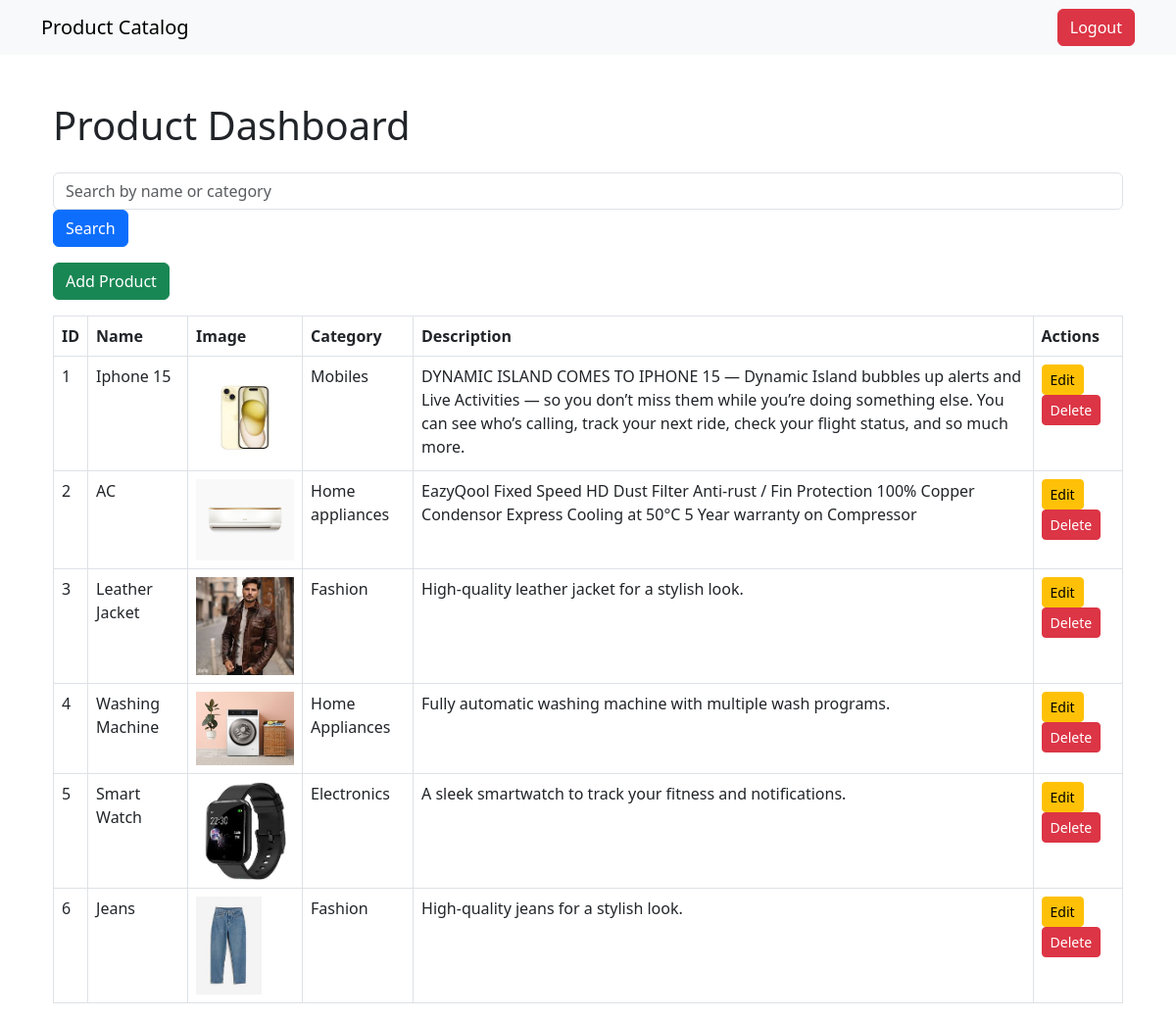
Page /catalog/dashboard/ (signed in) on the earlier database version.
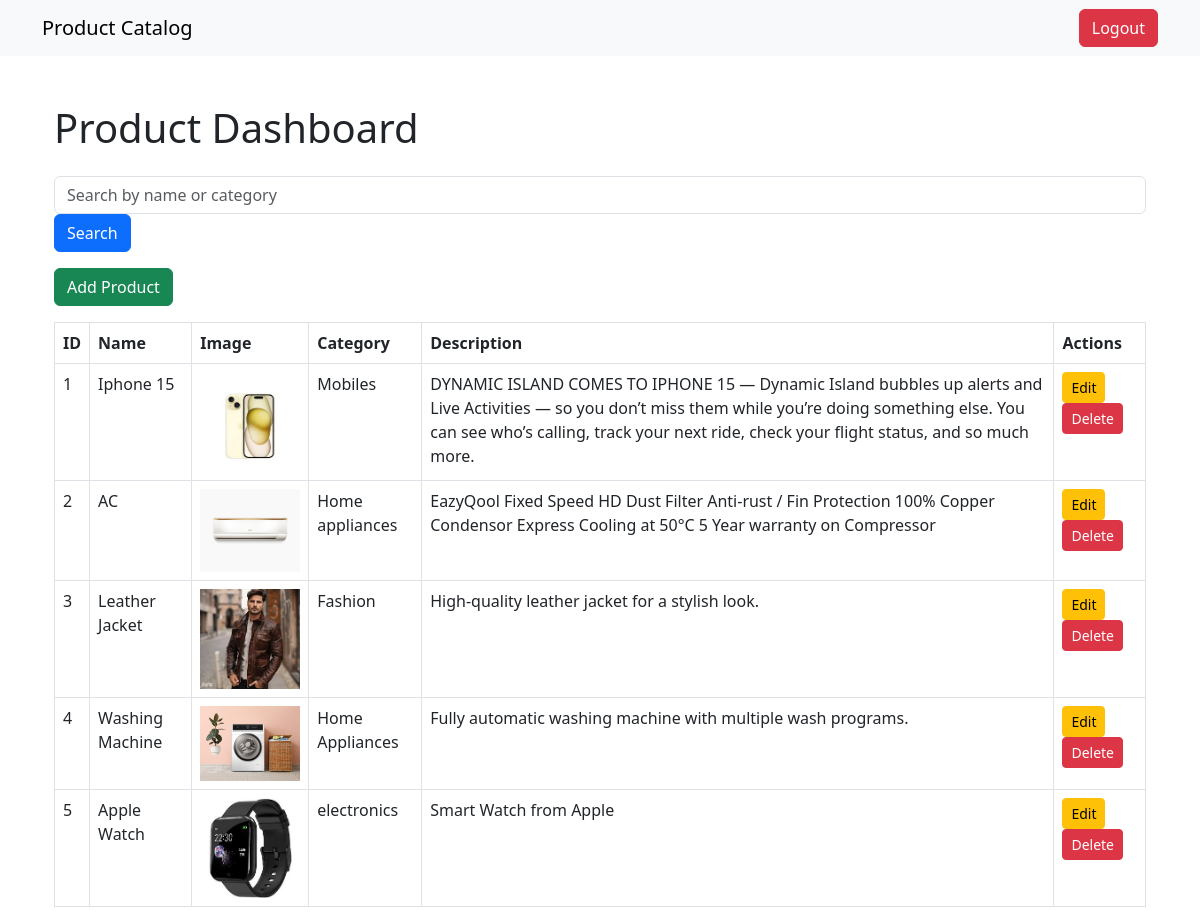
Same page on the later database version.
### catalog/models.py (models this page shows, shortened)
class Product(models.Model):
    name = models.CharField(max_length=100)
    image = models.ImageField(upload_to='products/')
    description = models.TextField()
    category = models.CharField(max_length=100, blank=True, null=True)

### catalog/views.py (the view)
# urls.py: path('dashboard/', views.dashboard, name='dashboard'),
@login_required
def dashboard(request):
    products = Product.objects.all()
    query = request.GET.get('search', '').strip()
    if query:
        products = products.filter(
            Q(name__icontains=query) |
            Q(category__name__icontains=query) |
            Q(description__icontains=query)
        )
    return render(request, 'catalog/dashboard.html', {'products': products})

### catalog/templates/catalog/dashboard.html (shortened to what this page needs)
{% extends 'catalog/base.html' %}
{% block content %}
<div class="container mt-5">
    <h1 class="mb-4">Product Dashboard</h1>
    <form class="form-inline mb-3" method="get">
        <input class="form-control mr-2" type="text" name="search" placeholder="Search by name or category">
        <button class="btn btn-primary" type="submit">Search</button>
    </form>
    <a class="btn btn-success mb-3" href="{% url 'add_product' %}">Add Product</a>
    <table class="table table-bordered">
        <thead class="thead-light">
            <tr>
                <th>ID</th>
                <th>Name</th>
                <th>Image</th>
                <th>Category</th>
                <th>Description</th>
                <th>Actions</th>
            </tr>
        </thead>
        <tbody>
            {% for product in products %}
            <tr>
                <td>{{ forloop.counter }}</td>
                <td>{{ product.name }}</td>
                <td>
                    {% if product.image %}
                    <img src="{{ product.image.url }}" alt="{{ product.name }}" style="max-width: 100px; max-height: 100px;">
                    {% else %}
                    No Image
                    {% endif %}
                </td>
                <td>{{ product.category }}</td>
                <td>{{ product.description }}</td>
                <td>
                    <a class="btn btn-warning btn-sm" href="{% url 'edit_product' product.id %}">Edit</a>
                    <form method="post" action="{% url 'delete_product' product.id %}" style="display:inline;">
                        <button class="btn btn-danger btn-sm" type="submit">Delete</button>
                    </form>
                </td>
            </tr>
            {% endfor %}
        </tbody>
    </table>
</div>
{% endblock %}

Differences in the rows shown:
removed Product: name "Smart Watch", image (picture), category "Electronics", description "A sleek smartwatch to track your fitness and notifications."
removed Product: name "Jeans", image (picture), category "Fashion", description "High-quality jeans for a stylish look."
added Product: name "Apple Watch", image (picture), category "electronics", description "Smart Watch from Apple"
